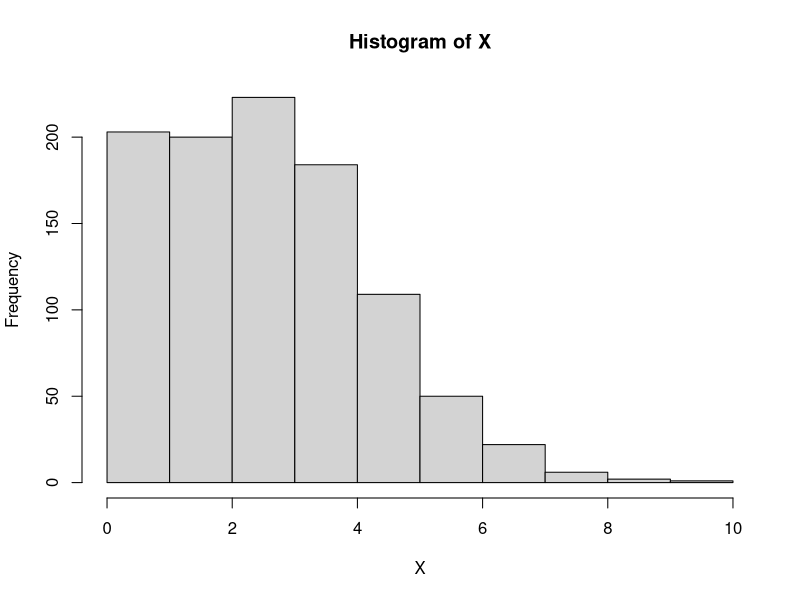
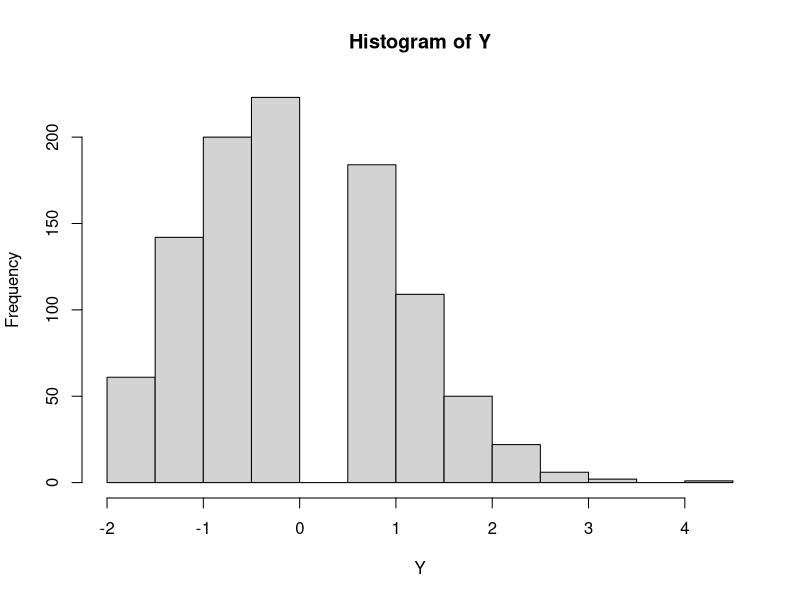
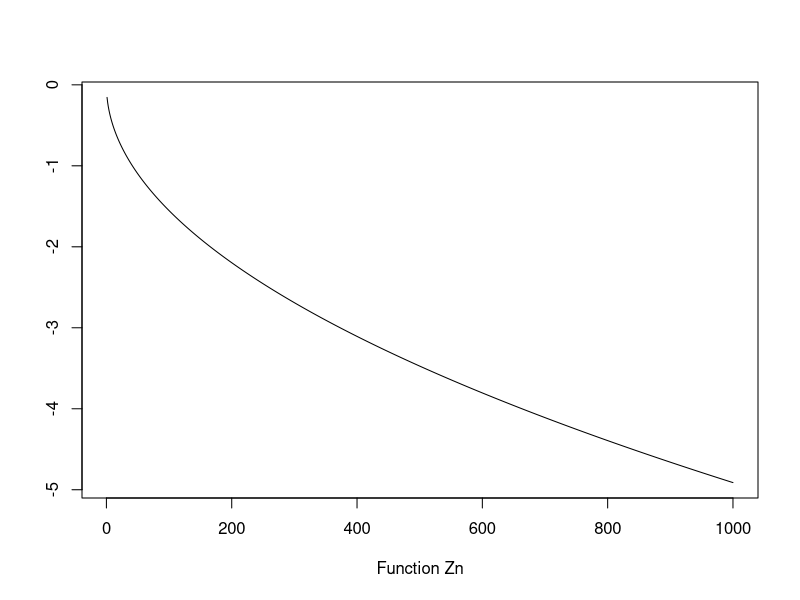

These figures' R source, in order: (Note: this script raises an error after producing the figures.)

#############################################################
###
### LUIS ALVARO CORREIA Student No. 1006508566
###
### STA2101 - Applied Statistics I - Prof. Jerry Brunner
###
### Assignment #1 - September 30th
###
#############################################################

### Ex. 1 ###

library (purrr)

SigLvl <- 0.95                      # Set significance level at 99%
zAlpha <- qnorm(1-(1-SigLvl)/2)     # Significance of normalized confidence interval 
N <- 10^3

n <- 10^3                           # Number of simulations (size of random sample)

set.seed(100650)                    # Set Seed to repsoduce results

Zn <- function(n, theta){
  x <- rbernoulli(n, theta)
  z <- 2*sqrt(n)*(asin(sqrt(mean(x))-asin(sqrt(theta))))
  return(z)
}

RealTheta <- 0.5

Z <- Zn(1:n,RealTheta)

lambda <- 3
X <- rpois(n, lambda)

Y <- (X - lambda)/sqrt(lambda)

var(X); var(Y)

hist(X); hist(Y)

plot(Z, xlab="Function Zn",ylab="",type="l", lwd=1)  # Plot the function of intetrest - illustrative

Mn <- cumsum(x)/(1:n)               # Calculate a series of estimation of Mn, which converges to the value of integral for large n (LLN)

Vn = cumsum((x-Mn)^2)/((1:n)^2)     # Calculate the variance of Mn estimations

I_hat <- mean(Mn)                   # Estimate of Integral Value

UppLim <- Mn+zAlpha*sqrt(Vn/n)      # Calculates the series of Upper Limites for Confidence Interval at given significance
LowLim <- Mn-zAlpha*sqrt(Vn/n)      # Calculates the series of Lower Limites for Confidence Interval at given significance

### Plot the Convergence of MC Simulation

plot(Mn, xlab="Convergence of Estimates",type="l",lwd=1,ylab="MC Estimate")
abline(h=I_hat, untf = FALSE, lty = 3)

Y1 <- min(Mn[(n/2):n])
Y2 <- max(Mn[(n/2):n])

plot(Mn[(n/2):n], ylim=c(min(I_hat,Y1),max(I_hat,Y2)), xlab="ZOOM - Estimates and Confidence Band",type="l",lwd=2,ylab="MC Estimate")
lines(UppLim[(n/2):n],col="red",lwd=1)
lines(LowLim[(n/2):n],col="blue",lwd=1)
abline(h=I_hat, untf = FALSE, lty = 3)

### OUTPUT of Results

sprintf("=========== RESULTS ===========")
sprintf("No. of MC Simulations = %5.0d", n)
sprintf("#1 - Integral Estimation = %2.5f", mean(Mn))
sprintf("#2 - Upper Limit for C.I. @%3.1f%% significance = %2.5f",SigLvl*100.0, mean(UppLim))
sprintf("#2 - Lower Limit for C.I. @%3.1f%% significance = %2.5f",SigLvl*100.0, mean(LowLim))

####################################


# Ex. 8
library(MASS)
# library(plot3D)
library(graphics)

mu <- cbind(c(7,0,6))
Sigma <- rbind( c(1,0,0), 
               c(1,2,0),
               c(0,-1,1) )
A  <-  rbind(c(1,1,0),
          c(0,1,1) ); A
muY <- A %*% mu # E(Y)
SigmaY <- A %*% Sigma %*% t(A) # cov(Y)

n = 10^2

Y <- mvrnorm(n, rep(0, 2), SigmaY)

# Generate sample from N(mu, Sigma)
head(Y)                                      
# Calculate kernel density estimate
Y.kde <- kde2d(Y[,1], Y[,2], 50)   # from MASS package

image(Y.kde)       # from base graphics package
contour(Y.kde, add = TRUE)  


#example(persp3D)  
#example(surf3D)  
#example(slice3D)

contour(Y.kde)
image(Y.kde)
persp(Y.kde, phi = 45, theta = 30)

# fancy contour with image
image(Y.kde); contour(Y.kde, add = T)

# fancy perspective
persp(Y.kde, phi = 45, theta = 30, shade = .1, border = NA)

##################
n <- 10^3
RealTheta <- 3

Theta <- RealTheta

RealMean <- 3.5
RealSD <- 1.5

X <- rexp(n, RealTheta)

# X <- rnorm(n, mean=RealMean, sd=RealSD)


hist(X,probability=TRUE)

A <- array(rep(-1/n,(n-1)*n),dim=c(n,n))           # Set A matrix
A[n,] <- rep(1/n,n);
for (i in 1:(n-1)) A[i,i] <- A[i,i]+1.0            # fill Diagonal

Y <- A %*% X
hist(Y)


f  <-  function(y) {
  theta1 <- mean(y)
  theta2 <- var(y)
  return(1/(sqrt(theta2)*sqrt(2*pi))*exp(-0.5*(y-theta1)^2/theta2))   # Univariate Normal
}

hist(Y,prob=T)
curve(f,add=T)



# EX <- RealTheta
# VarX <- RealTheta^2 


g <- function (x) { 1/ exp(x)}

Ybar <- mean(Y)

DPYbar <- as.double(sqrt(var(Y)))

Y1 <- sqrt(n)*(g(Y)-g(Ybar))/DPYbar

hist(Y1)
plot(Y1)

#################

library(mvtnorm)
x.points <- Y[,1]
y.points <- Y[,2]
z <- matrix(0,nrow=n,ncol=n)
#mu <- c(1,1)
#sigma <- matrix(c(2,1,1,1),nrow=2)
for (i in 1:n) {
  for (j in 1:n) {
    z[i,j] <- c(x.points[i],y.points[j])
  }
}
contour(x.points,y.points,z)

##################

var(mvrnorm(n = 1000, rep(0, 2), SigmaY))
var(mvrnorm(n = 1000, rep(0, 2), Sigma, empirical = TRUE))
